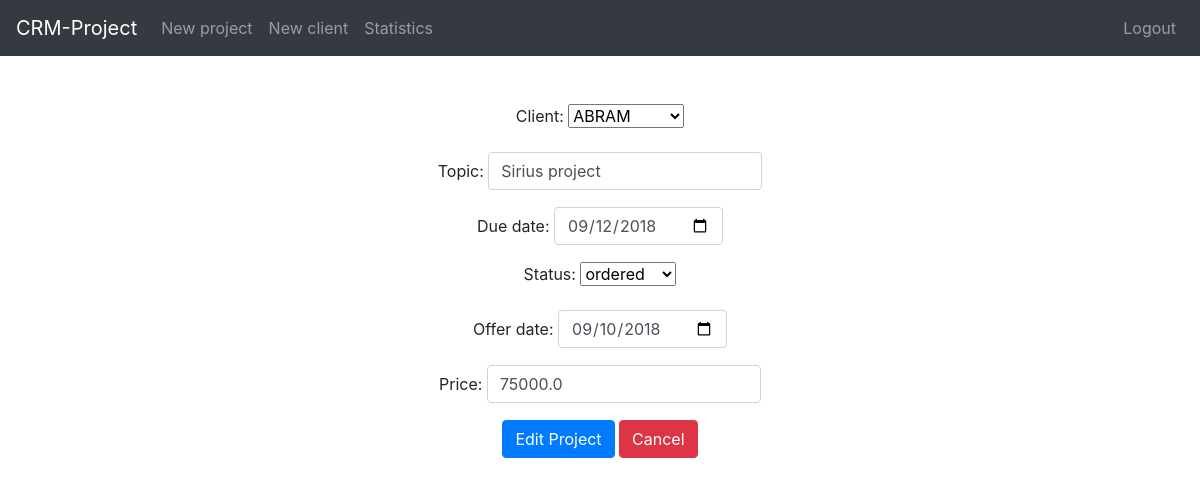
The page /edit/6 (signed in) on the database its author committed.
### tables this page shows
CREATE TABLE "projects" (
	`id`	INTEGER NOT NULL PRIMARY KEY AUTOINCREMENT UNIQUE,
	`client_id`	INTEGER NOT NULL,
	`topic`	TEXT NOT NULL,
	`open_date`	date NOT NULL DEFAULT current_date,
	`due_date`	date NOT NULL,
	`offer_date`	date,
	`offer_price`	REAL,
	`status_id`	INTEGER NOT NULL DEFAULT 1,
	FOREIGN KEY(`status_id`) REFERENCES `status`(`id`),
	FOREIGN KEY(`client_id`) REFERENCES `clients`(`id`)
);

### application.py (the view)
@app.route('/edit/<project_id>', methods=['GET', 'POST'])
@login_required
def edit(project_id):
    if request.method == 'POST':
        if not request.form.get("client_id"):
            return error("must provide a client", 400)
        elif not request.form.get("topic"):
            return error("must provide a topic", 400)
        elif not request.form.get("due_date"):
            return error("must select a due date", 400)
        else:
            engine.execute("""UPDATE projects SET client_id=:client_id, topic=:topic, due_date=:due_date, status_id=:status_id, offer_date=:offer_date, offer_price=:offer_price
                           WHERE id=:project_id""",
                           client_id=request.form.get("client_id"),
                           topic=request.form.get("topic"),
                           due_date=request.form.get("due_date"),
                           status_id=request.form.get("status_id"),
                           offer_date=request.form.get("offer_date"),
                           offer_price=request.form.get("offer_price"),
                           project_id=project_id)
            return redirect(url_for('index'))
    else:
        rows = rows2dict(engine.execute("""SELECT p.id AS id, c.name AS client, p.topic AS topic, p.open_date AS open_date, p.due_date AS due_date, s.name AS status, s.id AS status_id, p.offer_date, p.offer_price
                                        FROM projects p
                                        INNER JOIN clients c ON p.client_id = c.id
                                        INNER JOIN status s ON p.status_id = s.id
                                        WHERE p.id = :project_id
                                        ORDER BY due_date""", project_id=project_id))
        statuses = rows2dict(engine.execute("SELECT * FROM status"))
        clients = rows2dict(engine.execute("SELECT * FROM clients"))
        return render_template('edit.html', project=rows[0], statuses=statuses, clients=clients)

### helpers.py (called while the page is built)
def login_required(f):
    @wraps(f)
    def decorated_function(*args, **kwargs):
        if session.get("user_id") is None:
            return redirect(url_for('login'))
        return f(*args, **kwargs)
    return decorated_function

def rows2dict(rows):
    l = []
    for row in rows:
        row_as_dict = dict(row)
        l.append(row_as_dict)
    return l

### templates/edit.html (shortened to what this page needs)
{% extends "layout.html" %}
{% block main %}
    <form action="/edit/{{ project.id }}" method="POST">
        <div class="form-group">
            <label for="client">Client: </label>
            <select name="client_id">
                {% for client in clients %}
                    {% if client.name == project.client %}
                        <option value="{{ client.id }}" selected>{{ client.name }}</option>
                    {% else %}
                        <option value="{{ client.id }}" >{{ client.name }}</option>
                    {% endif %}
                {% endfor %}
            </select>
        </div>
        <div class="form-group">
            <label for="topic">Topic: </label>
            <input type="text" name="topic" placeholder="Topic" class="form-control" value="{{ project.topic }}"\>
        </div>
        <div class="form-group">
            <label for="due_date">Due date: </label>
            <input type="date" name="due_date" placeholder="Due date" class="form-control" value="{{ project.due_date }}"\>
        </div>
        <div class="form-group">
            <label for="status">Status: </label>
            <select name="status_id">
                {% for status in statuses %}
                    {% if status.name == project.status %}
                        <option value="{{ status.id }}" selected>{{ status.name }}</option>
                    {% else %}
                        <option value="{{ status.id }}" >{{ status.name }}</option>
                    {% endif %}
                {% endfor %}
            </select>
        </div>
        <div class="form-group">
            <label for="offer_date">Offer date: </label>
            <input type="date" name="offer_date" placeholder="Offer date" value="{{ project.offer_date }}" class="form-control" \>
        </div>
        <div class="form-group">
            <label for="offer_date">Price: </label>
            <input type="number" step="0.01" name="offer_price" placeholder="Offer Price"  value="{{ project.offer_price }}"class="form-control" \>
        </div>
        <button type="submit" class="btn btn-primary">Edit Project</button>
        <a href="/" class="btn btn-danger">Cancel</a>
    </form>
{% endblock %}

### static/style.css (style rules this page uses)
main .form-control { display: inline-block; width: auto; }

### rows shown on the page
projects: topic "Sirius project", due_date "09/12/2018", offer_date "09/10/2018", offer_price "75000.0"

### other values the page prints
form field client_id "ABRAM"
form field status_id "ordered"
